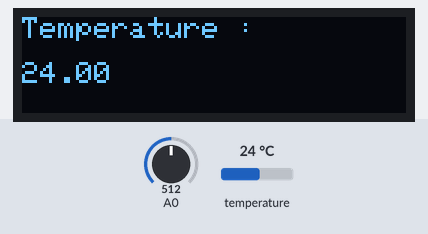
A sketch run on a simulated Arduino Uno, built with avr-gcc and run on an emulated ATmega328P. Shown: 128×32 one-colour display. The inputs (shaded band) are chosen by the test bench; at power-on: temperature 24 °C, A0 = 512. What the sketch prints to the serial monitor is not drawn.

Above: at 4.3 s.
4.4 s: temperature set to 12 °C
At 7.6 s:
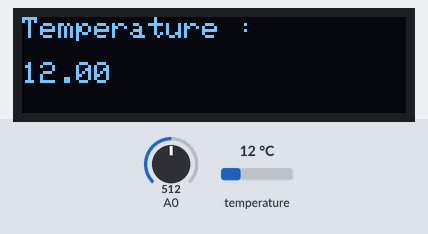
8.1 s: temperature set to 19 °C
At 10.2 s:
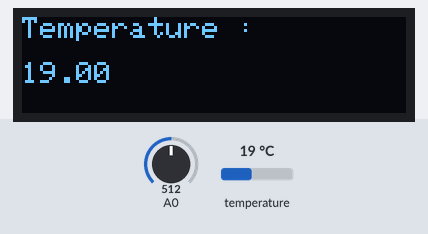
11.8 s: temperature set to 28 °C
At 12.9 s:
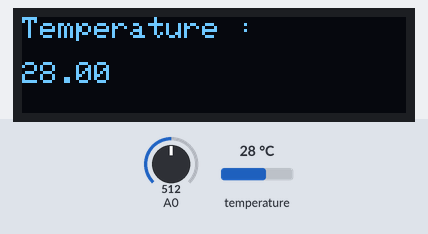
Timing chart, 0 to 14.8 s (numbered marks = the images above; inputs shaded):
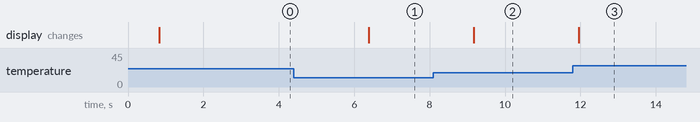

Measured:
- after the input at 4.4 s, the display: changes after 2.0 s (image 1)
- after the input at 8.1 s, the display: changes after 1.1 s (image 2)
- after the input at 11.8 s, the display: changes after 0.15 s (image 3)

The sketch:

Hardware_test.ino
```cpp
// Include the libraries we need
#include <OneWire.h>
#include <DallasTemperature.h>
#include <SPI.h>
#include <Wire.h>
#include <Adafruit_GFX.h>
#include <Adafruit_SSD1306.h>

#define SCREEN_WIDTH 128 // OLED display width, in pixels
#define SCREEN_HEIGHT 32 // OLED display height, in pixels

// Data wire is plugged into port 2 on the Arduino
#define ONE_WIRE_BUS 2

#define OLED_RESET     -1 // Reset pin # (or -1 if sharing Arduino reset pin)
Adafruit_SSD1306 display(SCREEN_WIDTH, SCREEN_HEIGHT, &Wire, OLED_RESET);

// Setup a oneWire instance to communicate with any OneWire devices (not just Maxim/Dallas temperature ICs)
OneWire oneWire(ONE_WIRE_BUS);

// Pass our oneWire reference to Dallas Temperature.
DallasTemperature sensors(&oneWire);

void setup(void)
{
  // start serial port
  Serial.begin(9600);
  Serial.println("Dallas Temperature IC Control Library Demo");
   // SSD1306_SWITCHCAPVCC = generate display voltage from 3.3V internally
  if(!display.begin(SSD1306_SWITCHCAPVCC, 0x3C)) { // Address 0x3C for 128x32
    Serial.println(F("SSD1306 allocation failed"));
    for(;;); // Don't proceed, loop forever
  }
  display.setTextSize(1);      // Normal 1:1 pixel scale
  display.setTextColor(SSD1306_WHITE); // Draw white text
  display.clearDisplay();

  // Start up the library
  sensors.begin();
}

void loop(void)
{
  // call sensors.requestTemperatures() to issue a global temperature
  // request to all devices on the bus
  Serial.print("Requesting temperatures...");
  sensors.requestTemperatures(); // Send the command to get temperatures
  Serial.println("DONE");
  // After we got the temperatures, we can print them here.
  // We use the function ByIndex, and as an example get the temperature from the first sensor only.
  float tempC = sensors.getTempCByIndex(0);

  // Check if reading was successful
  if(tempC != DEVICE_DISCONNECTED_C)
  {
    Serial.print("Temperature for the device 1 (index 0) is: ");
    Serial.println(tempC);
  }
  else
  {
    Serial.println("Error: Could not read temperature data");
  }

  display.setCursor(0,0);             // Start at top-left corner
  display.println(F("Temperature : "));
  display.setCursor(0,15);
  display.println(tempC);
  display.display();
  delay(2000);
  display.clearDisplay();
  while(analogRead(A0) < 10)
  {
    delay(1);
  };
}
```
